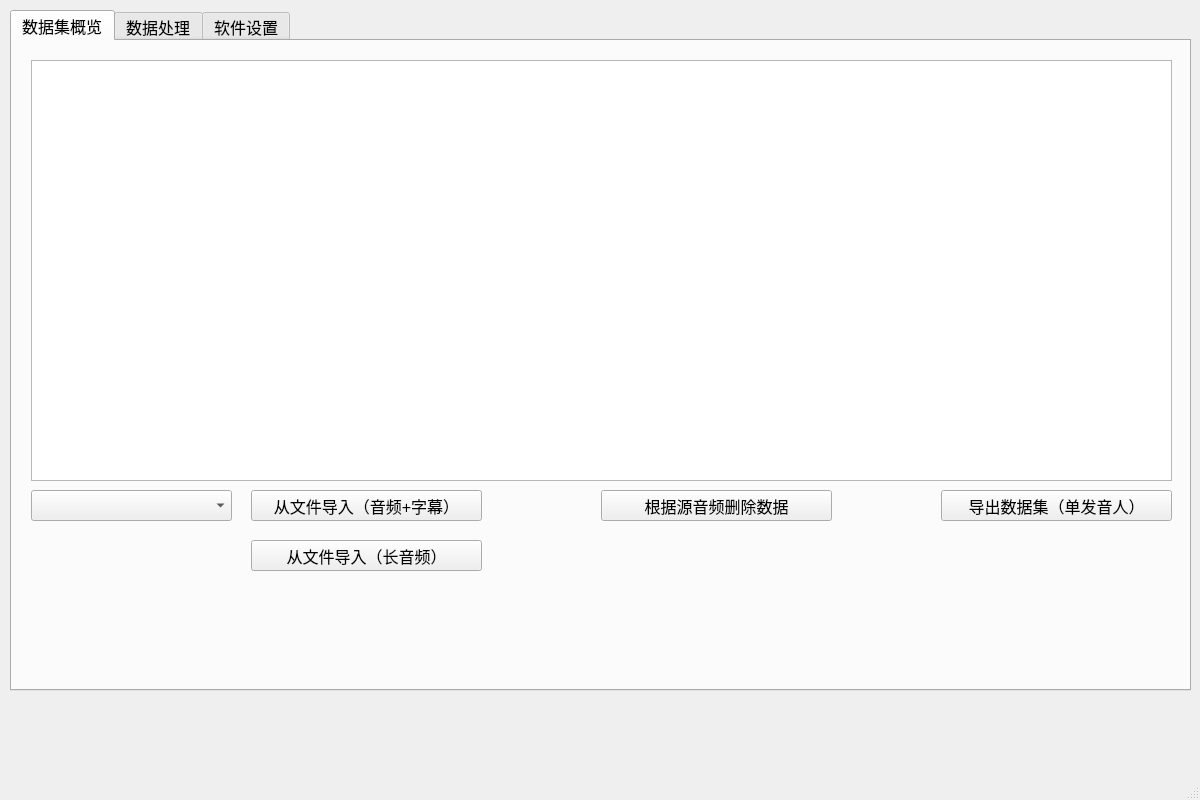
<?xml version="1.0" encoding="UTF-8"?>
<ui version="4.0">
 <class>DatasetViewMainWindow</class>
 <widget class="QMainWindow" name="DatasetViewMainWindow">
  <property name="geometry">
   <rect>
    <x>0</x>
    <y>0</y>
    <width>1200</width>
    <height>800</height>
   </rect>
  </property>
  <property name="minimumSize">
   <size>
    <width>1200</width>
    <height>800</height>
   </size>
  </property>
  <property name="maximumSize">
   <size>
    <width>1200</width>
    <height>800</height>
   </size>
  </property>
  <property name="windowTitle">
   <string>数据集</string>
  </property>
  <widget class="QWidget" name="centralwidget">
   <widget class="QTabWidget" name="tabWidget">
    <property name="geometry">
     <rect>
      <x>10</x>
      <y>10</y>
      <width>1181</width>
      <height>681</height>
     </rect>
    </property>
    <property name="font">
     <font>
      <pointsize>12</pointsize>
     </font>
    </property>
    <property name="currentIndex">
     <number>0</number>
    </property>
    <widget class="QWidget" name="tab">
     <attribute name="title">
      <string>数据集概览</string>
     </attribute>
     <layout class="QVBoxLayout" name="verticalLayout_2">
      <item>
       <widget class="QWidget" name="widget_2" native="true">
        <widget class="QTableWidget" name="tableWidget">
         <property name="geometry">
          <rect>
           <x>10</x>
           <y>10</y>
           <width>1141</width>
           <height>421</height>
          </rect>
         </property>
         <property name="font">
          <font>
           <pointsize>12</pointsize>
          </font>
         </property>
         <property name="editTriggers">
          <set>QAbstractItemView::NoEditTriggers</set>
         </property>
         <attribute name="verticalHeaderVisible">
          <bool>false</bool>
         </attribute>
         <attribute name="verticalHeaderMinimumSectionSize">
          <number>20</number>
         </attribute>
         <row>
          <property name="text">
           <string>新建行</string>
          </property>
         </row>
         <row>
          <property name="text">
           <string>新建行</string>
          </property>
         </row>
         <row>
          <property name="text">
           <string>新建行</string>
          </property>
         </row>
         <row>
          <property name="text">
           <string>新建行</string>
          </property>
         </row>
         <row>
          <property name="text">
           <string>新建行</string>
          </property>
         </row>
         <row>
          <property name="text">
           <string>新建行</string>
          </property>
         </row>
         <row>
          <property name="text">
           <string>新建行</string>
          </property>
         </row>
         <row>
          <property name="text">
           <string>新建行</string>
          </property>
         </row>
         <row>
          <property name="text">
           <string>新建行</string>
          </property>
         </row>
         <row>
          <property name="text">
           <string>新建行</string>
          </property>
         </row>
        </widget>
        <widget class="QComboBox" name="comboBox">
         <property name="geometry">
          <rect>
           <x>10</x>
           <y>440</y>
           <width>201</width>
           <height>31</height>
          </rect>
         </property>
         <property name="font">
          <font>
           <pointsize>10</pointsize>
          </font>
         </property>
        </widget>
        <widget class="QPushButton" name="pushButton_add_wav_srt">
         <property name="geometry">
          <rect>
           <x>230</x>
           <y>440</y>
           <width>231</width>
           <height>31</height>
          </rect>
         </property>
         <property name="text">
          <string>从文件导入（音频+字幕）</string>
         </property>
        </widget>
        <widget class="QPushButton" name="pushButton_output_speaker">
         <property name="geometry">
          <rect>
           <x>920</x>
           <y>440</y>
           <width>231</width>
           <height>31</height>
          </rect>
         </property>
         <property name="text">
          <string>导出数据集（单发音人）</string>
         </property>
        </widget>
        <widget class="QPushButton" name="pushButton_add_long_wav">
         <property name="geometry">
          <rect>
           <x>230</x>
           <y>490</y>
           <width>231</width>
           <height>31</height>
          </rect>
         </property>
         <property name="text">
          <string>从文件导入（长音频）</string>
         </property>
        </widget>
        <widget class="QPushButton" name="pushButton_del_by_raw_wav">
         <property name="geometry">
          <rect>
           <x>580</x>
           <y>440</y>
           <width>231</width>
           <height>31</height>
          </rect>
         </property>
         <property name="text">
          <string>根据源音频删除数据</string>
         </property>
        </widget>
       </widget>
      </item>
     </layout>
    </widget>
    <widget class="QWidget" name="tab_2">
     <attribute name="title">
      <string>数据处理</string>
     </attribute>
     <layout class="QVBoxLayout" name="verticalLayout">
      <item>
       <widget class="QWidget" name="widget" native="true">
        <widget class="QPushButton" name="pushButton_biaobei_pingce">
         <property name="geometry">
          <rect>
           <x>20</x>
           <y>20</y>
           <width>211</width>
           <height>51</height>
          </rect>
         </property>
         <property name="text">
          <string>标贝语音评测</string>
         </property>
        </widget>
       </widget>
      </item>
     </layout>
    </widget>
    <widget class="QWidget" name="tab_3">
     <attribute name="title">
      <string>软件设置</string>
     </attribute>
     <widget class="QLabel" name="label">
      <property name="geometry">
       <rect>
        <x>20</x>
        <y>10</y>
        <width>271</width>
        <height>21</height>
       </rect>
      </property>
      <property name="font">
       <font>
        <pointsize>12</pointsize>
       </font>
      </property>
      <property name="text">
       <string>注意：本页设置在本工作区下通用</string>
      </property>
     </widget>
     <widget class="QTabWidget" name="tabWidget_2">
      <property name="geometry">
       <rect>
        <x>20</x>
        <y>50</y>
        <width>1141</width>
        <height>601</height>
       </rect>
      </property>
      <property name="currentIndex">
       <number>0</number>
      </property>
      <widget class="QWidget" name="tab_4">
       <attribute name="title">
        <string>授权管理</string>
       </attribute>
       <widget class="QGroupBox" name="groupBox">
        <property name="geometry">
         <rect>
          <x>10</x>
          <y>10</y>
          <width>1111</width>
          <height>271</height>
         </rect>
        </property>
        <property name="title">
         <string>标贝</string>
        </property>
        <widget class="QTableWidget" name="tableWidget_biaobei">
         <property name="geometry">
          <rect>
           <x>20</x>
           <y>20</y>
           <width>961</width>
           <height>231</height>
          </rect>
         </property>
         <property name="editTriggers">
          <set>QAbstractItemView::NoEditTriggers</set>
         </property>
         <attribute name="verticalHeaderVisible">
          <bool>false</bool>
         </attribute>
         <column>
          <property name="text">
           <string>id</string>
          </property>
         </column>
         <column>
          <property name="text">
           <string>名称</string>
          </property>
         </column>
         <column>
          <property name="text">
           <string>APP类型</string>
          </property>
         </column>
         <column>
          <property name="text">
           <string>APPID</string>
          </property>
         </column>
         <column>
          <property name="text">
           <string>APISecret（client_secret）</string>
          </property>
         </column>
         <column>
          <property name="text">
           <string>APIKey（client_id）</string>
          </property>
         </column>
        </widget>
        <widget class="QPushButton" name="pushButton_add_biaobei">
         <property name="geometry">
          <rect>
           <x>990</x>
           <y>20</y>
           <width>111</width>
           <height>41</height>
          </rect>
         </property>
         <property name="text">
          <string>添加</string>
         </property>
        </widget>
       </widget>
       <widget class="QGroupBox" name="groupBox_2">
        <property name="geometry">
         <rect>
          <x>10</x>
          <y>290</y>
          <width>1111</width>
          <height>271</height>
         </rect>
        </property>
        <property name="title">
         <string>讯飞</string>
        </property>
        <widget class="QPushButton" name="pushButton_add_xunfei">
         <property name="geometry">
          <rect>
           <x>990</x>
           <y>20</y>
           <width>111</width>
           <height>41</height>
          </rect>
         </property>
         <property name="text">
          <string>添加</string>
         </property>
        </widget>
        <widget class="QTableWidget" name="tableWidget_xunfei">
         <property name="geometry">
          <rect>
           <x>20</x>
           <y>20</y>
           <width>961</width>
           <height>231</height>
          </rect>
         </property>
         <property name="editTriggers">
          <set>QAbstractItemView::NoEditTriggers</set>
         </property>
         <attribute name="verticalHeaderVisible">
          <bool>false</bool>
         </attribute>
         <column>
          <property name="text">
           <string>id</string>
          </property>
         </column>
         <column>
          <property name="text">
           <string>名称</string>
          </property>
         </column>
         <column>
          <property name="text">
           <string>APP类型</string>
          </property>
         </column>
         <column>
          <property name="text">
           <string>APPID</string>
          </property>
         </column>
         <column>
          <property name="text">
           <string>APISecret（client_secret）</string>
          </property>
         </column>
         <column>
          <property name="text">
           <string>APIKey（client_id）</string>
          </property>
         </column>
        </widget>
       </widget>
      </widget>
      <widget class="QWidget" name="tab_5">
       <attribute name="title">
        <string>全局设置</string>
       </attribute>
      </widget>
     </widget>
    </widget>
   </widget>
  </widget>
  <widget class="QMenuBar" name="menubar">
   <property name="geometry">
    <rect>
     <x>0</x>
     <y>0</y>
     <width>1200</width>
     <height>22</height>
    </rect>
   </property>
  </widget>
  <widget class="QStatusBar" name="statusbar"/>
 </widget>
 <resources/>
 <connections/>
</ui>
